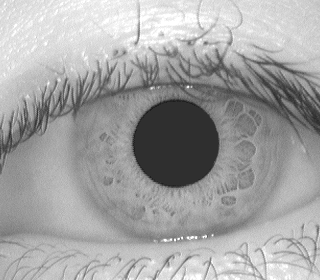
#> input picture projectiris/images/NIR_2/003_1_3.bmp, 320 x 280 px
$ python test.py   (Python 2 division)   (older library calls are emulated)
#> lines starting #> are read from the running program, lines starting #| are printed output that depends on the picture; after the words box and inside, x2 and y2 are one past the last pixel; in counts of white or black regions, pixels touching at a corner belong together
### projectiris/utils.py
#From Micciche David, Adrien Culem, François Marchal - 2016
#For EPHEC - Signal Processing Assignement

import numpy as np
import cv2
import Image
from itertools import izip
from matplotlib import pyplot as plt
from math import hypot
from math import ceil, exp, pi
from math import log, cos, sin
from scipy import ndimage

kernel = np.ones((5,5),np.uint8)

def wrapperIris (path):

    im1 = locateIris(path)
    im1_smg = irisProcessing(im1['im'], kernel)
    im1_norm = normalize(im1_smg, im1['rad_iris'])
    _,im1_bina = cv2.threshold(im1_norm, 170, 255, cv2.THRESH_BINARY)

    ### TO HIDE FOR finder.py
    cv2.imshow('origin1', im1['im'])
    cv2.imshow('segm1', im1_smg)
    cv2.imshow('norm1', im1_norm)
    cv2.imshow('bin1', im1_bina)
    cv2.waitKey(0)
    cv2.destroyAllWindows()

    return im1, im1_smg, im1_norm, im1_bina

##
#input : the path of an image (string)
#output : processed image (nparray)
#
#The fonction processes eye. It localized the pupil, and the outer circle or the iris
#It then blacks out the useless information and crops the iris
#It returns the processed iris without uneeded information
##
def locateIris (path):
#> called with path = './images/NIR_2/003_1_3.bmp'
    base = cv2.imread(path)
#> base is the input picture: shape (280, 320, 3); min 24, max 255, mean 163.5
    origin = base.copy()
    #convert in grayscale because numpy doesn't like color
    gray_scale = cv2.cvtColor(base, cv2.COLOR_BGR2GRAY)
    iris = base.copy()
    pupil = base.copy()
    #1st slight blur to remove unwanted artifact
    clean_gray = cv2.GaussianBlur(gray_scale, (3, 3), 0)
    clean_pupil = clean_gray.copy()
    clean_iris = clean_gray.copy()

    #CLAHE is used to strengthen the contrast, so we can see the outer border of the iris better
    #Gaussian Blur is used to remove unwanted artifact
    #Canny is a thresholding tool allowing us to better see circles in the image
    cl1 = cv2.createCLAHE(clipLimit=3.0, tileGridSize=(8, 8))
    edges_pupil = cl1.apply(clean_pupil)
    edges_pupil = cv2.GaussianBlur(edges_pupil, (15, 15), 0)
    edges_pupil = cv2.Canny(edges_pupil, 30, 60)
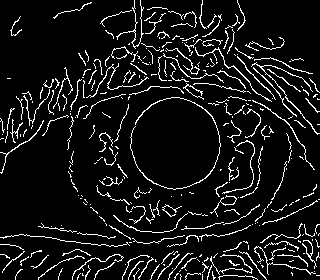
#> edges_pupil: shape (280, 320); 8.5% white in thin lines or dots
    edges_pupil = cv2.GaussianBlur(edges_pupil, (15, 15), 0)

    # [8 lines of commented-out code are left out]
    circles_pupil = cv2.HoughCircles(edges_pupil, cv2.HOUGH_GRADIENT, 2, 400, \
                                     param1=20, param2=30, minRadius=40, maxRadius=100)
#> circles_pupil = [[165, 139, 98.8]]

    #Black out the inner pupil (remove lights, and other artifacts)
    for circle in circles_pupil[0, :]:
        cv2.circle(origin, (circle[0], circle[1]), circle[2], (0, 0, 0), -1)
        cv2.circle(origin, (circle[0], circle[1]), circle[2], (0, 0, 0), 2)
        cv2.circle(origin, (circle[0], circle[1]), 2, (0, 0, 0), 2)

        circle[2] = circle[2] + 60.0

        cv2.circle(origin, (circle[0], circle[1]), circle[2], (0, 0, 0), 2)
#> this loop made 1 pass

        # [10 lines of commented-out code are left out]
    x, y, r = circles_pupil[0, :][0]
#> x = 165; y = 139; r = 158.8
    rows, cols, channel = origin.shape
#> rows = 280; cols = 320; channel = 3
    for i in range(cols):
        for j in range(rows):
            if hypot(i - x, j - y) > r:
                origin[j, i] = 0
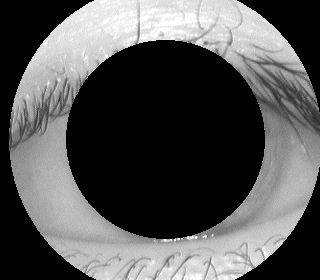
#> origin: shape (280, 320, 3); min 0, max 255, mean 85

    # for circle in circles_iris[0, :]:
    #     cv2.circle(origin, (circle[0], circle[1]), circle[2], (0, 0, 0), 2)
    #     cv2.circle(origin, (circle[0], circle[1]), 2, (40, 40, 40), 2)

    # hardcoded value,
    x1 = int(circle[0] - 100)#circle[2]-5)
#> x1 = 65
    y1 = int(circle[1] - 100)#circle[2]-5)
#> y1 = 39
    x2 = int(circle[0] + 100)#circle[2]+5)
#> x2 = 265
    y2 = int(circle[1] + 100)#circle[2]+5)
#> y2 = 239

    #crop so we don't have extra black around the picture
    crop_origin = cropIris(origin, x1, y1, x2, y2)
#> in wrapperIris, `im1 = locateIris(path)`: im1 = 4 items
    return {'im':crop_origin,'rad_iris':circle[2],"x":circle[0],"y":circle[1]}

##
#input : image (nparray) and kernel (np.ones((3,3),np.uint8))
#output : processed image (nparray)
# The function is used to help pattern finding
##
def irisProcessing(image, kernel) :
    processedIris = image
    processedIris = cv2.cvtColor(processedIris, cv2.COLOR_BGR2GRAY)
    cl1 = cv2.createCLAHE(clipLimit=22.0, tileGridSize=(8, 8))
    clahe = cl1.apply(processedIris)
    #ret, thresh1 = cv2.threshold(clahe, 170, 255, cv2.THRESH_BINARY)
    #opening = cv2.morphologyEx(clahe, cv2.MORPH_OPEN, kernel)
    return clahe

##  TO DO
#input : image (nparray)
#output : image (nparray)
# The function is used to locate pattern on a picture
##
# [90 lines left out: functions findPattern, comparePattern, binaryComparison, comparePatternSift, drawContour, not called in this run]
##
# input : nparray and int
# output : nparray
# Return a normalized image of the iris (a rectangle) Much easier to compare and match
##
def normalize(image, rad):
    # tmp = np.zeros((3*rad, image.shape[0], 3),np.uint8)

#> called with rad = 158.8
    c = (float(image.shape[0] / 2.0), float(image.shape[1] / 2.0))
#> c = (100, 100)
    image = cv2.linearPolar(image, (image.shape[0] / 2, image.shape[1] / 2), 100, cv2.WARP_FILL_OUTLIERS)
    # [6 lines of commented-out code are left out]
    return (image)

##
#input : nparray, int, int, int, int
#output : nparray
# Used to crop the iris
##
def cropIris (image, x1, y1, x2, y2):
    crop = image[y1:y2, x1:x2]
    if crop is not None:
        return crop
    return None

##
# TO USE IF THE REST FAIL :(:(:(:(:(
#
#
##
# [82 lines left out: functions compareImages, mse, logpolar_naive, not called in this run]

### projectiris/test.py

import numpy
import cv2
import utils
import Image
import glob
import argparse
from scipy import ndimage
from matplotlib import pyplot as plt

i1,s1,n1,b1= utils.wrapperIris('./images/NIR_2/003_1_3.bmp')
#> in wrapperIris, `_,im1_bina = cv2.threshold(im1_norm, 170, 255, cv2.THRESH_BINARY)`:
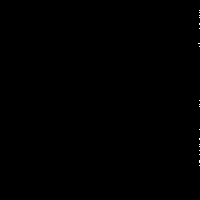
#> im1_bina: shape (200, 200); 0.06% white in thin lines or dots, all inside (x1, y1, x2, y2) = (198, 10, 200, 166)
#> i1 = 4 items
i2,s2,n2,b2 = utils.wrapperIris('./images/NIR_2/003_1_2.bmp')
#> call 2 of locateIris, with path = './images/NIR_2/003_1_2.bmp'
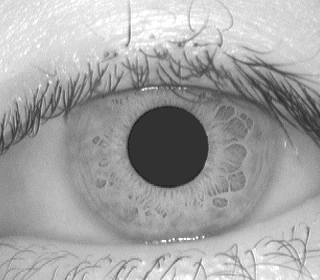
#> input picture projectiris/images/NIR_2/003_1_2.bmp, 320 x 280 px
#> in locateIris, base is the input picture: shape (280, 320, 3); min 26, max 255, mean 164.2
#> in locateIris (call 2), `edges_pupil = cv2.Canny(edges_pupil, 30, 60)`: edges_pupil: shape (280, 320); 8.4% white in thin lines or dots
#> in locateIris (call 2), `edges_pupil = cv2.GaussianBlur(edges_pupil, (15, 15), 0)`:
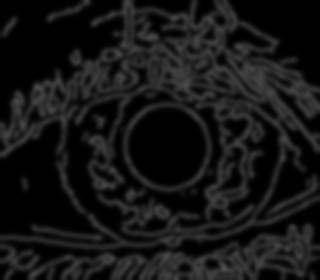
#> edges_pupil: shape (280, 320); min 0, max 80, mean 21.6
#> in locateIris (call 2), `circles_pupil = cv2.HoughCircles(edges_pupil, cv2.HOUGH_GRADIENT, 2, 4..`: circles_pupil = [[199, 141, 98.8]]
#> the loop in locateIris (call 2), `for circle in circles_pupil[0, :]:` made 1 pass
#> in locateIris (call 2), `x, y, r = circles_pupil[0, :][0]`: x = 199; y = 141
#> after the loop in locateIris (call 2), `for i in range(cols):`:
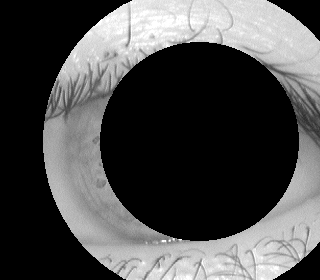
#> origin: shape (280, 320, 3); min 0, max 255, mean 77
#> in locateIris (call 2), `x1 = int(circle[0] - 100)#circle[2]-5)`: x1 = 99
#> in locateIris (call 2), `y1 = int(circle[1] - 100)#circle[2]-5)`: y1 = 41
#> in locateIris (call 2), `x2 = int(circle[0] + 100)#circle[2]+5)`: x2 = 299
#> in locateIris (call 2), `y2 = int(circle[1] + 100)#circle[2]+5)`: y2 = 241
#> call 2 of normalize, with rad = 158.8
#> in normalize (call 2), `image = cv2.linearPolar(image, (image.shape[0] / 2, image.shape[1] / 2..`:
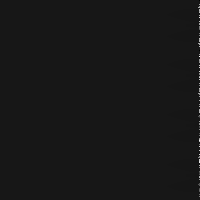
#> image: shape (200, 200); min 0, max 255, mean 23.3
#> in wrapperIris (call 2), `_,im1_bina = cv2.threshold(im1_norm, 170, 255, cv2.THRESH_BINARY)`: im1_bina: shape (200, 200); 0.09% white in thin lines or dots, all inside (x1, y1, x2, y2) = (199, 9, 200, 178)
#> i2 = 4 items

# [6 lines of commented-out code are left out]

f, (ax1, ax2) = plt.subplots(1, 2, sharey=True)
label_array1, n_features1 =  ndimage.label(b1)
#> label_array1: shape (200, 200) int32; 20 distinct labels, from 0 to 19
#> n_features1 = 19
print n_features1
#| 19
label_array2, n_features2 =  ndimage.label(b2)
#> label_array2: shape (200, 200) int32; 27 distinct labels, from 0 to 26
#> n_features2 = 26
print n_features2
#| 26
plt.subplot(121)
plt.imshow(label_array2)
plt.subplot(122)
plt.imshow(label_array1)
plt.show()

cv2.waitKey(0)
